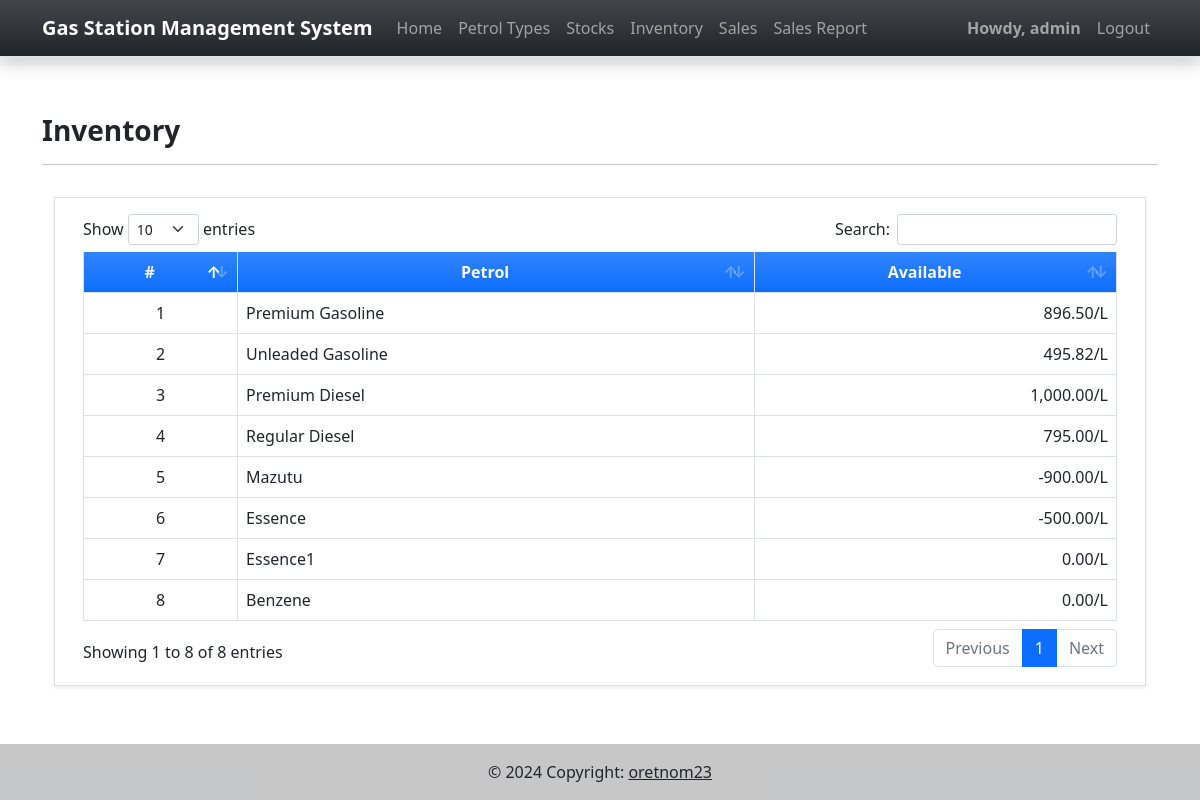
/inventory (signed in), run on the app's committed database.
### gsmsApp/models.py (models this page shows)
class Petrol(models.Model):
    name = models.CharField(max_length=250)
    description = models.TextField()
    status = models.CharField(max_length=2,choices=(('1','Active'),('0', 'Inactive')) , default = 1)
    price = models.FloatField(max_length=(15,2), default= 0)
    delete_flag = models.IntegerField(default = 0)
    date_added = models.DateTimeField(default = timezone.now)
    date_created = models.DateTimeField(auto_now = True)
    class Meta:
        verbose_name_plural = "Petrol Type List"
    def __str__(self):
        return str(f"{self.name}")
    def available(self):
        try:
            stockin = Stock.objects.filter(petrol = self).aggregate(models.Sum("volume"))['volume__sum']
            if stockin is None:
                stockin = 0
        except:
            stockin = 0
        try:
            sale = Sale.objects.filter(petrol = self).aggregate(models.Sum("volume"))['volume__sum']
            if sale is None:
                sale = 0
        except:
            sale = 0
            print(sale)
        return stockin - sale

### gsmsApp/views.py (the view)
# urls.py: path('inventory',views.inventory,name='inventory-page'),
@login_required
def inventory(request):
    context =context_data()
    context['page_title'] = "Inventory"
    context['page'] = "inventory_page"
    context['petrols'] = models.Petrol.objects.filter(delete_flag = 0, status = 1).all()
    return render(request, "inventory.html", context)

### gsmsApp/views.py (called while the page is built)
def context_data():
    context = {
        'page_name' : '',
        'page_title' : '',
        'system_name' : 'Gas Station Management System',
        'topbar' : True,
        'footer' : True,
    }
    return context

### gsmsApp/templates/inventory.html (shortened to what this page needs)
{% extends "base.html" %} {% load humanize %} {% load customfilter %} {% block pageContent %}
<h3 class="fw-bolder">{{page_title}}</h3>
<hr>
<section class="py-3">
    <div class="container">
        <div class="card rounded-0 shadow-sm blur">
            <div class="card-body">
                <div class="container-fluid">
                    <table class="table table-stripped table-bordered" id="petrol-table">
                        <colgroup>
                            <col width="15%">
                            <col width="50%">
                            <col width="35%">
                        </colgroup>
                        <thead>
                            <tr class="bg-primary bg-gradient text-light">
                                <th class="text-center">#</th>
                                <th class="text-center">Petrol</th>
                                <th class="text-center">Available</th>
                            </tr>
                        </thead>
                        <tbody>
                            {% for petrol in petrols %}
                            <tr>
                                <td class="text-center">{{forloop.counter}}</td>
                                <td class="">{{petrol}}</td>
                                <td class="text-end">{{ petrol.available|floatformat:2|intcomma }}/L</td>
                            </tr>
                            {% endfor %}
                        </tbody>
                    </table>
                </div>
            </div>
        </div>
    </div>
</section>
</div> {% endblock pageContent %}

### gsmsApp/templates/topNavigation.html (shortened to what this page needs)
{% load static %}
<header>
    <nav class="navbar navbar-expand-lg navbar-dark bg-dark bg-gradient fixed-top shadow border-bottom">
        <div class="container">
            <a class="navbar-brand" target="_blank" href="./">
                <b>{{system_name}}</b>
            </a>
            <div class="collapse navbar-collapse" id="navbarExample01">
                <ul class="navbar-nav me-auto mb-2 mb-lg-0" id="topNav">
                    <li class="nav-item">
                        <a class="nav-link" aria-current="page" href="{% url 'home-page' %}">Home</a>
                    </li>
                    <li class="nav-item">
                        <a class="nav-link" id="upload-btn" aria-current="page" href="{% url 'petrol-page' %}">Petrol Types</a>
                    </li>
                    <li class="nav-item">
                        <a class="nav-link" id="upload-btn" aria-current="page" href="{% url 'stock-page' %}">Stocks</a>
                    </li>
                    <li class="nav-item">
                        <a class="nav-link" id="upload-btn" aria-current="page" href="{% url 'inventory-page' %}">Inventory</a>
                    </li>
                    <li class="nav-item">
                        <a class="nav-link" id="upload-btn" aria-current="page" href="{% url 'sale-page' %}">Sales</a>
                    </li>
                    <li class="nav-item">
                        <a class="nav-link" id="upload-btn" aria-current="page" href="{% url 'sales-report-page' %}">Sales Report</a>
                    </li>
                </ul>
                <ul class="navbar-nav d-flex flex-row">
                    {% if user.id %}
                    <li class="nav-item">
                        <a class="nav-link"  href="{% url 'profile-page' %}"><b>Howdy, {{user.username}}</b></a>
                    </li>
                    <li class="nav-item">
                        <a class="nav-link" aria-current="page" href="{% url 'logout' %}">Logout</a>
                    </li>
                    {% endif %}
                </ul>
            </div>
        </div>
    </nav>
    <div id="intro" class="pt-2 text-center bg-light">
    </div>
</header>

### static/assets/default/css/style.css (style rules this page uses)
html, body { height: 100%; width: 100%; max-height: 100%; overflow: auto; display: flex; flex-direction: column; }
body>header { flex-shrink: auto; }

### gsmsApp/templates/topNavigation.html (style rules this page uses)
#intro { margin-top: 58px; }

### data on the page
Petrol: name "Premium Gasoline", available "896.50"
Petrol: name "Unleaded Gasoline", available "495.82"
Petrol: name "Premium Diesel", available "1,000.00"
Petrol: name "Regular Diesel", available "795.00"
Petrol: name "Mazutu", available "-900.00"
Petrol: name "Essence", available "-500.00"
Petrol: name "Essence1", available "0.00"
Petrol: name "Benzene", available "0.00"

### other printed values
{{ system_name }} "Gas Station Management System"
{{ user.username }} "admin"
{{ page_title }} "Inventory"
